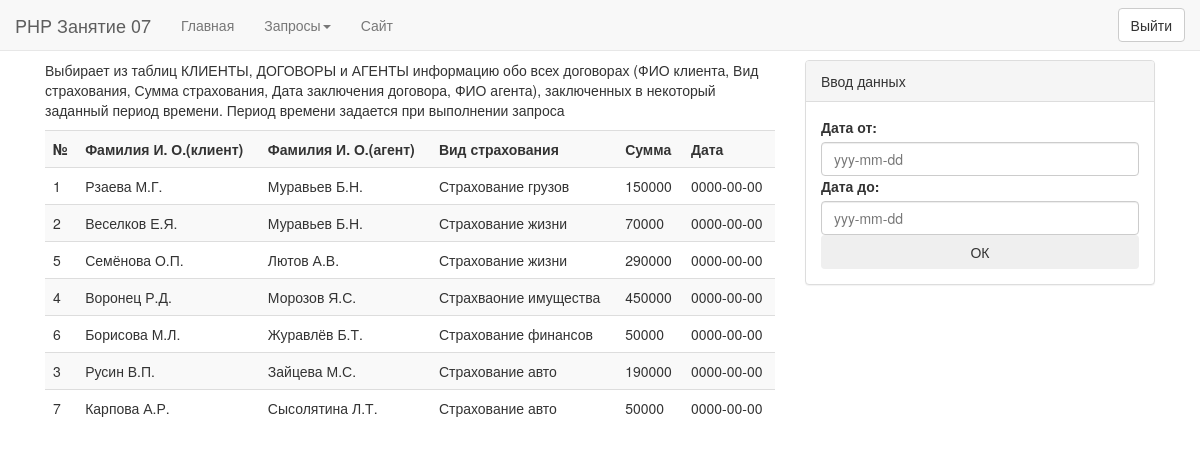
The page /pages/page5.php on the database its author committed.
### tables this page shows
create table if not exists `Contracts`(
	`id` int(11) not null auto_increment
    ,`id_customers` int not null
    ,`id_agent` int not null
    ,`id_insurance_type` int not null
    ,`insurance_amount` double not null
    ,`date` date not null
    ,primary key(id)
    ,foreign key(id_customers) references Customers(id)
    ,foreign key(id_agent) references Insurance_Agents(id)
    ,foreign key(id_insurance_type) references Insurance_type(id)
);

create table if not exists `Insurance_type`(
	`id` int(11) not null auto_increment
    ,`insurance_type` varchar(45) not null
    ,`rate` int not null
    ,primary key(id)
);

### pages/page5.php (the view, shortened to what this page needs)
<!doctype html>
<html lang="ru">
<head>
    <link rel="stylesheet" href="../Bootstrap/styles/bootstrap.min.css">
    <link rel="stylesheet" href="../css/style.css">
</head>
<body>
<nav class="navbar navbar-default navbar-fixed-top" role="navigation">
    <div class="container-fluid">
        <div class="navbar-header">
            <a class="navbar-brand" href="#">PHP Занятие 07</a>
        </div>
        <?php
        if(session_id() == null){
            echo <<<END
                    <div class="collapse navbar-collapse">
                        <ul class="nav navbar-nav">
                            <li><p>Войдите в приложение</p></li>
                        </ul>
                        <div class="nav-btn">
                        <form method="post">
                            <button class="btn btn-default" type="submit" name="enter-btn">Войти</button>
                        </form>
                        </div>
                    </div>
END;
        }
        else{
            echo <<<END
                    <div class="collapse navbar-collapse">
                        <ul class="nav navbar-nav">
                            <li><a href="../index.php">Главная</a></li>
                            <li class="dropdown"><a href="" class="dropdown-toggle" data-toggle="dropdown">Запросы<span class="caret"></span></a>
								<ul class="dropdown-menu" role="menu">
									<li><a href="page1.php">Запрос №1</a></li>
									<li><a href="page2.php">Запрос №2</a></li>
									<li><a href="page3.php">Запрос №3</a></li>
									<li><a href="page4.php">Запрос №4</a></li>
									<li><a href="page5.php">Запрос №5</a></li>
									<li><a href="page6.php">Запрос №6</a></li>
									<li><a href="page7.php">Запрос №7</a></li>
									<li><a href="page8.php">Запрос №8</a></li>
									<li><a href="page9.php">Запрос №9</a></li>
									<li><a href="page10.php">Запрос №10</a></li>
									<li><a href="page11.php">Запрос №11</a></li>
									<li><a href="page12.php">Запрос №12</a></li>
								</ul>
							</li>
							<li><a href="https://test-sytecom.000webhostapp.com">Сайт</a></li>
                        </ul>
                        <div class="nav-btn">
                        <form method="post">
                            <button class="btn btn-default" name="exit-btn">Выйти</button>
                        </form>
                        </div>
                    </div>
END;
        }
        ?>
    </div>
</nav>
<div class="task_page1">
    <div class="container">
        <div class="col-md-8">
            <p>Выбирает из таблиц КЛИЕНТЫ, ДОГОВОРЫ и АГЕНТЫ информацию обо всех договорах (ФИО клиента, Вид страхования, Сумма страхования, Дата заключения договора, ФИО агента), заключенных в некоторый заданный период времени. Период времени задается при выполнении запроса</p>
            <?php
            require_once "../connection.php";
            $link = mysqli_connect($host, $user, $password, $database)
            or die("Ошибка ".mysqli_error($link));
            $query = "select
                            Contracts.id as 'id'
                             ,concat(Customers.surname_customers, ' ', substring(Customers.name_customers,1,1), '.', substring(Customers.patronymic_customers,1,1), '.') as 'client'
                             ,concat(Insurance_Agents.surname_agent, ' ', substring(Insurance_Agents.name_agent,1,1), '.', substring(Insurance_Agents.patronymic_agent,1,1), '.') as 'agent'
                             ,Insurance_type.insurance_type as 'type'
                             ,insurance_amount as 'summa'
                             ,Contracts.date as 'date'
                        from
                           Contracts join Insurance_Agents on Contracts.id_agent = Insurance_Agents.id
                            join Insurance_type on Contracts.id_insurance_type = Insurance_type.id
                            join Customers on Contracts.id_customers = Customers.id";
            $result = mysqli_query($link, $query) or die("Ошибка ".mysqli_error($link));
            if($result) {
                echo "<table class='table table-striped'><tr><th>№</th><th>Фамилия И. О.(клиент)</th><th>Фамилия И. О.(агент)</th><th>Вид страхования</th><th>Сумма</th><th>Дата</th></tr>";
                while($row = mysqli_fetch_object($result)) {
                    echo "<tr>";
                    echo "<td>".$row->id."</td>";
                    echo "<td>".$row->client."</td>";
                    echo "<td>".$row->agent."</td>";
                    echo "<td>".$row->type."</td>";
                    echo "<td>".$row->summa."</td>";
                    echo "<td>".$row->date."</td>";
                    echo "</tr>";
                }
                echo "</table>";
            }
            ?>
        </div>
        <div class="col-md-4">
            <div class="panel panel-default">
                <div class="panel-heading">
                    Ввод данных
                </div>
                <div class="panel-body">
                    <form method="post">
                        <label>Дата от:</label>
                        <input type="text" class="form-control" name="date_start" required placeholder="yyy-mm-dd">
                        <label>Дата до:</label>
                        <input type="text" class="form-control" name="date_end" required placeholder="yyy-mm-dd">
                        <button class="btn" type="submit" name="btn_ok">ОК</button>
                    </form>
                </div>
            </div>
        </div>
    </div>
</div>
</body>
</html>

### css/style.css (style rules this page uses)
.task_page, .task_page1 { margin-top: 60px; }
.nav-btn { float: right; line-height: 46px; }
.btn { width: 100%; }

### rows shown on the page
contracts: id "1", client "Рзаева М.Г.", agent "Муравьев Б.Н.", id_insurance_type.insurance_type "Страхование грузов", insurance_amount "150000", date "0000-00-00"
contracts: id "2", client "Веселков Е.Я.", agent "Муравьев Б.Н.", id_insurance_type.insurance_type "Страхование жизни", insurance_amount "70000", date "0000-00-00"
contracts: id "5", client "Семёнова О.П.", agent "Лютов А.В.", id_insurance_type.insurance_type "Страхование жизни", insurance_amount "290000", date "0000-00-00"
contracts: id "4", client "Воронец Р.Д.", agent "Морозов Я.С.", id_insurance_type.insurance_type "Страхваоние имущества", insurance_amount "450000", date "0000-00-00"
contracts: id "6", client "Борисова М.Л.", agent "Журавлёв Б.Т.", id_insurance_type.insurance_type "Страхование финансов", insurance_amount "50000", date "0000-00-00"
contracts: id "3", client "Русин В.П.", agent "Зайцева М.С.", id_insurance_type.insurance_type "Страхование авто", insurance_amount "190000", date "0000-00-00"
contracts: id "7", client "Карпова А.Р.", agent "Сысолятина Л.Т.", id_insurance_type.insurance_type "Страхование авто", insurance_amount "50000", date "0000-00-00"
